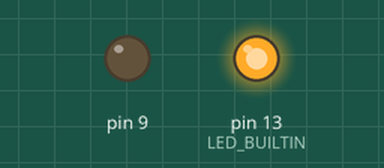
Recording of a sketch running on a simulated Arduino Uno, built with avr-gcc and run on an emulated ATmega328P. Parts: output pins drawn as LEDs (lit = HIGH). The local clock reads 2024-03-15 10:24:30 at power-on unless the sketch sets it; what the sketch prints to the serial monitor is not drawn.

Above: at 0.1 s.
Timing chart, 0 to 1.6 s (numbered marks = the images above):
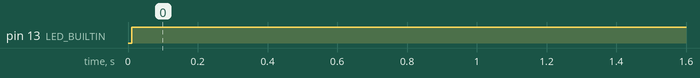

The sketch:

ProjectX_zewnatrz.ino
```cpp
// CONNECTIONS:
// DS1302 CLK/SCLK --> 5
// DS1302 DAT/IO --> 4
// DS1302 RST/CE --> 2
// DS1302 VCC --> 3.3v - 5v
// DS1302 GND --> GND
#include <ThreeWire.h>
#include <RtcDS1302.h>

ThreeWire myWire(5,6,7); // IO, SCLK, CE
RtcDS1302<ThreeWire> Rtc(myWire);

int8_t power = -1;

//OLD TIMES
//uint16_t wschod[53] = {458, 455, 450, 443, 434, 424, 412, 398, 385, //1.01 - 5.03
//                        370, 355, 340, 325, 310, 295, 281, 267,
//                        254, 243, 233, 224, 217, 213, 211, 211, 213,
//                        218, 224, 233, 240, 250, 260, 270, 281, 291,
//                        301, 312, 322, 333, 343, 354, 365, 377, 388,
//                        400, 411, 422, 433, 442, 449, 455, 458, 458 };
//
//uint16_t zachod[53] = {937, 945, 955, 967, 978, 990, 1002, 1014, 1026,
//                       1038, 1049, 1060, 1071, 1082, 1093, 1104, 1115,
//                       1156, 1166, 1176, 1185, 1193, 1200, 1205, 1207, 1208,
//                       1206, 1202, 1195, 1187, 1177, 1165, 1152, 1139, 1124,
//                       1110, 1094, 1079, 1064, 1018, 1004, 989, 976, 963,
//                       952, 942, 932, 928, 924, 923, 925, 928, 928 };

// Czas tylko zimowy!!!!
int16_t wschod[53] = {459, 457, 452, 445, 436, 426, 414, 400, 387,    //1.01-5.03
                        369, 354, 339, 324, 309, 294, 281, 268,       //06.03-30.04
                        253, 242, 232, 223, 216, 212, 210, 210, 212,  //01.05-02.07
                        219, 225, 234, 241, 251, 261, 271, 282, 292,  //03.07-03.09
                        301, 312, 322, 333, 343, 354, 365, 377, 388,  //04.10-05.11
                        400, 411, 422, 433, 442, 449, 455, 458, 458}; //06.11-konca

int16_t zachod[53] = {951,  960,  970,  981,  992,  1004, 1016, 1028, 1040,       //01.01-05.03
                       1051, 1063, 1074, 1085, 1099, 1107, 1118, 1129,            //06.03-30.04
                       1139, 1149, 1159, 1169, 1177, 1184, 1189, 1191, 1192,      //01.05-02.07
                       1191, 1187, 1180, 1172, 1162, 1151, 1139, 1125, 1114,      //03.07-03.09
                       1096, 1081, 1065, 1040, 1025, 1010, 996, 982, 969,         //04.09-05.11
                       968,   958,  950,  944,  940,  939, 940, 944, 944 };       //06.11-koniec


//dodatek do czasow

int16_t dod_wschod[53]= {0, 0, 0, 0, 0, 0, 0, 0, 0,  //01.01-05.03
                         0, 0, 0, 0, 0, 0, 0, 0,     //06.03-30.04
                         0, 0, 0, 0, 0, 0, 0, 0, 0,  //01.05-02.07
                         0, 0, 0, 0, 0, 0, 0, 0, 0,  //03.07-03.09
                         0, 0, 0, 0, 0, 0, 0, 0, 0,  //04.09-05.11
                         0, 0, 0, 0, 0, 0, 0, 0, 0  //06.11-koniec
};

int16_t dod_zachod[53]= {0, 0, 0, 0, 0, 0, 0, 0, 0,  //01.01-05.03
                         0, 0, 0, 0, 0, 0, 0, 0,     //06.03-30.04
                         0, 0, 0, 0, 0, 0, 0, 0, 0,  //01.05-02.07
                         0, 0, 0, 0, 0, 0, 0, 0, 0,  //03.07-03.09
                         0, 0, 0, 0, 0, 0, 0, 0, 0,  //04.09-05.11
                         0, 0, 0, 0, 0, 0, 0, 0, 0,  //06.11-koniec
};

void setup ()
{
    Serial.begin(57600);

    Serial.print("compiled: ");
    Serial.print(__DATE__);
    Serial.println(__TIME__);

    Rtc.Begin();

    RtcDateTime compiled = RtcDateTime(__DATE__, __TIME__);
    printDateTime(compiled);
    Serial.println();

    //PAMIETAC O UZYWANIU TYLKO CZASU ZIMOWEGO!!!!!!!!!
//    Rtc.SetDateTime(compiled);


    if (!Rtc.IsDateTimeValid())
    {
        // Common Causes:
        //    1) first time you ran and the device wasn't running yet
        //    2) the battery on the device is low or even missing

        Serial.println("RTC lost confidence in the DateTime!");
//        Rtc.SetDateTime(compiled);
    }

    if (Rtc.GetIsWriteProtected())
    {
        Serial.println("RTC was write protected, enabling writing now");
        Rtc.SetIsWriteProtected(false);
    }

    if (!Rtc.GetIsRunning())
    {
        Serial.println("RTC was not actively running, starting now");
        Rtc.SetIsRunning(true);
    }

    RtcDateTime now = Rtc.GetDateTime();
    if (now < compiled)
    {
        Serial.println("RTC is older than compile time!  (Updating DateTime)");
        //Rtc.SetDateTime(compiled);
    }
    else if (now > compiled)
    {
        Serial.println("RTC is newer than compile time. (this is expected)");
    }
    else if (now == compiled)
    {
        Serial.println("RTC is the same as compile time! (not expected but all is fine)");
    }

    pinMode(9, OUTPUT);
    pinMode(LED_BUILTIN, OUTPUT);

}

void loop ()
{
    RtcDateTime now = Rtc.GetDateTime();
    printDateTime(now);

    if (!now.IsValid())
    {
        // Common Causes:
        //    1) the battery on the device is low or even missing and the power line was disconnected
        Serial.println("RTC lost confidence in the DateTime!");
        digitalWrite(LED_BUILTIN, LOW);    // time is not ok

    }
    else
    {
        digitalWrite(LED_BUILTIN, HIGH);   // time is ok)
        uint8_t week =  getWeekNumber(now);
        uint16_t timeOfDay = getHourProperFormat(now);
        uint16_t morningBarrier = 240;  //4
        uint16_t eveningBarrier = 1380; //23
        setBarriers(now, &morningBarrier, &eveningBarrier);
//        printDateTime(now);
        Serial.println();
        //MAIN LOGIC
        int8_t newState = 0;

        int16_t czasWschodu = wschod[week - 1] + dod_wschod[week - 1];
        int16_t czasZachodu = zachod[week - 1] + dod_zachod[week - 1];
        // --------C------T-------W------------
        if (czasWschodu > timeOfDay || czasZachodu < timeOfDay )
        {
            newState = 1;
        }

        //----Z----T----------C
        printLogic(week, timeOfDay, czasWschodu, czasZachodu, newState);

        if (newState != power)
        {
          //change output state
          digitalWrite(9, newState);
          power = newState;
          Serial.println("Switched output!");

        }
    }

    delay(2000); // ten seconds
}

#define countof(a) (sizeof(a) / sizeof(a[0]))


void printDateTime(const RtcDateTime& dt)
{
    char datestring[20];

    snprintf_P(datestring,
            countof(datestring),
            PSTR("%02u/%02u/%04u %02u:%02u:%02u"),
            dt.Month(),
            dt.Day(),
            dt.Year(),
            dt.Hour(),
            dt.Minute(),
            dt.Second() );
    Serial.print(datestring);
}

uint8_t getWeekNumber(const RtcDateTime& dt)
{
  uint8_t days[12] = {31, 29, 31, 30, 31, 30, 31, 31, 30, 31, 30, 31};
  uint16_t day = 0;
  for (uint8_t mo = 1; mo<=dt.Month(); mo++)
  {
    if (mo != dt.Month())
    {
      day = day + days[mo-1];
    }
    else
    {
      day = day + dt.Day();
    }
  }
  uint8_t week = day/7;
  week = week + 1;
  char datestring[20];
  return week;
}

uint16_t getHourProperFormat(const RtcDateTime& dt)
{
  return dt.Hour()*60 + dt.Minute();
}

void printLogic(uint8_t week, uint16_t timeNow, uint16_t wschod, uint16_t zachod, int8_t  state)
{
     char datestring[60];

    snprintf_P(datestring,
            countof(datestring),
            PSTR("Res: %d, week=%d, time=%d, wsch=%d, zach=%d\n"),
            state,
            week,
            timeNow,
            wschod,
            zachod);
    Serial.print(datestring);
}

void setBarriers(const RtcDateTime& dt, uint16_t* mor, uint16_t* ev)
{
  uint8_t mo = dt.Month();
  if (mo >= 4 && mo <= 10)
  {
    *mor = 180;
    *ev = 1320;
  }
  else //winter time - ok for rtc
  {
     *mor = 240;  //4
     *ev = 1380; //23
  }

}
```

Measured:
- by itself, pin 13 (LED_BUILTIN): LOW → HIGH at 0.01 s
